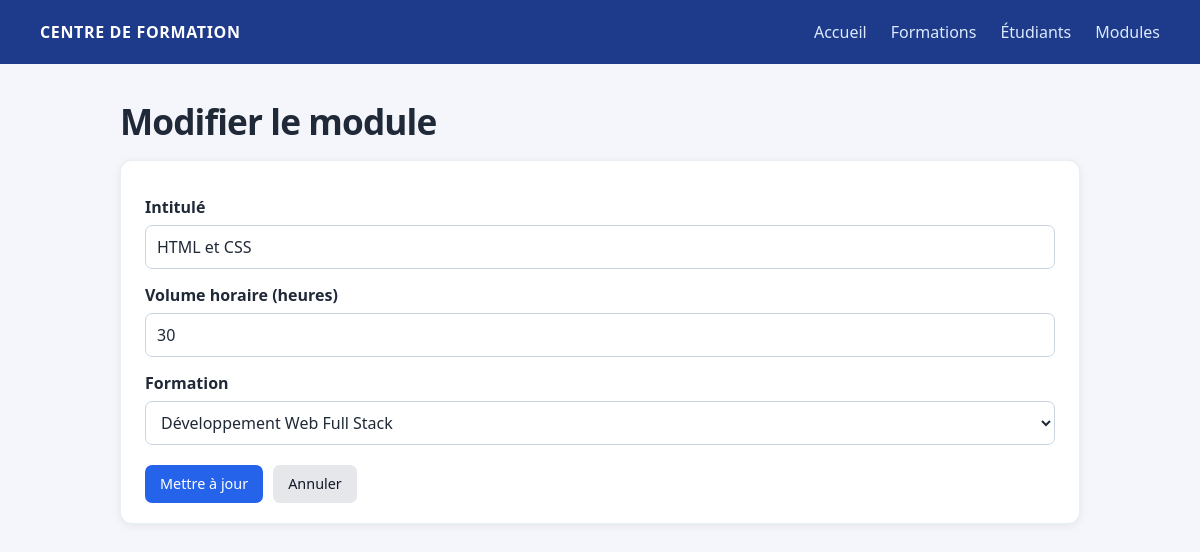
/modules/edit.php?id=1, run on the app's committed database.
### tables this page shows
CREATE TABLE modules (
  id_module      INT UNSIGNED NOT NULL AUTO_INCREMENT,
  intitule       VARCHAR(120) NOT NULL,
  volume_horaire SMALLINT UNSIGNED NOT NULL,
  id_formation   INT UNSIGNED NOT NULL,
  PRIMARY KEY (id_module),
  CONSTRAINT fk_modules_formation
    FOREIGN KEY (id_formation) REFERENCES formations (id_formation)
    ON DELETE RESTRICT ON UPDATE CASCADE
);

CREATE TABLE formations (
  id_formation INT UNSIGNED NOT NULL AUTO_INCREMENT,
  titre        VARCHAR(120) NOT NULL,
  duree_mois   TINYINT UNSIGNED NOT NULL,
  niveau       VARCHAR(50) NOT NULL,
  PRIMARY KEY (id_formation)
);

### modules/edit.php (the view, shortened to what this page needs)
<?php
require_once '../database/connexion.php';
$id = (int) ($_GET['id'] ?? $_POST['id'] ?? 0);
$stmt = $pdo->prepare('SELECT * FROM modules WHERE id_module = :id');
$stmt->execute([':id' => $id]);
$module = $stmt->fetch(PDO::FETCH_ASSOC);
$formations = $pdo->query('SELECT id_formation, titre FROM formations ORDER BY titre')->fetchAll(PDO::FETCH_ASSOC);
?>
<!DOCTYPE html>
<html lang="fr">
<head>
    <link rel="stylesheet" href="../assets/css/style.css">
</head>
<body>
<header class="topbar">
    <span class="brand">CENTRE DE FORMATION</span>
    <a href="../index.php">Accueil</a>
    <a href="../formations/index.php">Formations</a>
    <a href="../etudiants/index.php">Étudiants</a>
    <a href="index.php">Modules</a>
</header>
<main>
    <h1>Modifier le module</h1>
    <div class="card">
        <form method="post">
            <label for="intitule">Intitulé</label>
            <input type="text" id="intitule" name="intitule" value="<?= htmlspecialchars($module['intitule']) ?>" required>
            <label for="volume_horaire">Volume horaire (heures)</label>
            <input type="number" id="volume_horaire" name="volume_horaire" min="1" value="<?= (int) $module['volume_horaire'] ?>" required>
            <label for="id_formation">Formation</label>
            <select id="id_formation" name="id_formation" required>
                <?php foreach ($formations as $f): ?>
                    <option value="<?= (int) $f['id_formation'] ?>" <?= (int) $module['id_formation'] === (int) $f['id_formation'] ? 'selected' : '' ?>>
                        <?= htmlspecialchars($f['titre']) ?>
                    </option>
                <?php endforeach; ?>
            </select>
            <div class="form-actions">
                <button type="submit" class="btn btn-primary">Mettre à jour</button>
                <a class="btn" href="index.php">Annuler</a>
            </div>
        </form>
    </div>
</main>
</body>
</html>

### assets/css/style.css (style rules this page uses)
* { box-sizing: border-box; }
:root { color-scheme: light; --color-ink: #1f2937; --color-muted: #64748b; --color-brand: #1e3a8a; --color-primary: #2563eb; --color-border: #e2e8f0; --color-surface: #fff; --color-page: #f4f6fb; --shadow-card: 0 2px 8px rgba(15, 23, 42, .07); }
body { min-width: 320px; margin: 0; background: var(--color-page); color: var(--color-ink); font-family: system-ui, -apple-system, BlinkMacSystemFont, "Segoe UI", sans-serif; line-height: 1.5; }
.topbar { display: flex; align-items: center; gap: 12px 24px; min-height: 64px; padding: 12px max(24px, calc((100% - 1120px) / 2)); background: var(--color-brand); color: #fff; }
.topbar .brand { margin-right: auto; font-weight: 750; letter-spacing: .04em; }
.topbar a { padding: 6px 0; color: #dbeafe; text-decoration: none; transition: color .15s ease; }
main { width: min(100% - 32px, 960px); margin: 36px auto 64px; }
h1 { margin: 0 0 18px; font-size: clamp(1.7rem, 3vw, 2.2rem); line-height: 1.2; letter-spacing: -.025em; }
.card, .quick-card { border: 1px solid rgba(226, 232, 240, .7); border-radius: 12px; background: var(--color-surface); box-shadow: var(--shadow-card); }
.card { overflow-x: auto; padding: 20px 24px; }
.btn { display: inline-flex; align-items: center; justify-content: center; min-height: 38px; padding: 8px 14px; border: 1px solid transparent; border-radius: 7px; background: #e5e7eb; color: #111827; font: inherit; font-size: .9rem; line-height: 1.25; text-decoration: none; cursor: pointer; transition: background-color .15s ease, box-shadow .15s ease, transform .15s ease; }
.btn-primary { background: var(--color-primary); color: #fff; }
:where(a, button, input, select):focus-visible { outline: 3px solid #93c5fd; outline-offset: 2px; }
label { display: block; margin: 14px 0 6px; font-weight: 600; }
input, select { width: 100%; min-height: 42px; padding: 9px 11px; border: 1px solid #cbd5e1; border-radius: 7px; background: #fff; color: var(--color-ink); font: inherit; }
.form-actions { display: flex; flex-wrap: wrap; gap: 10px; margin-top: 20px; }

### data on the page
modules: intitule "HTML et CSS", volume_horaire "30", id_formation "Développement Web Full Stack"
